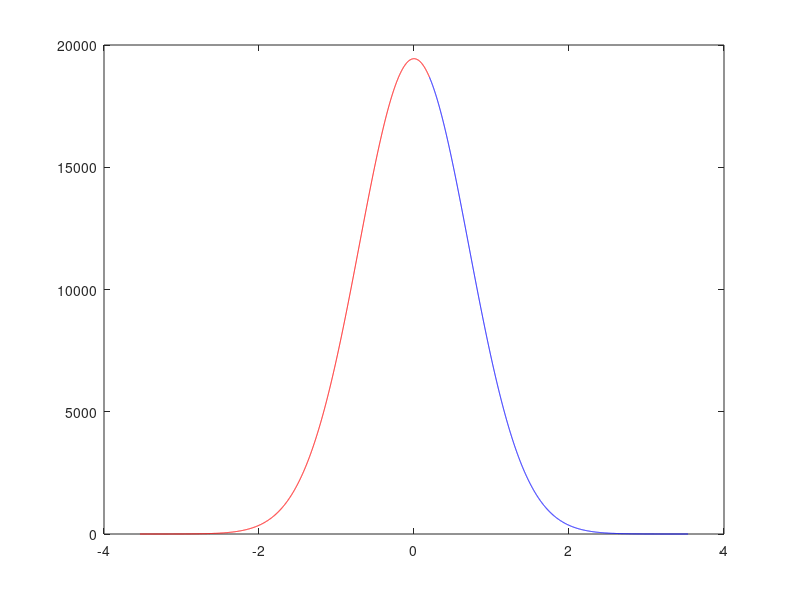
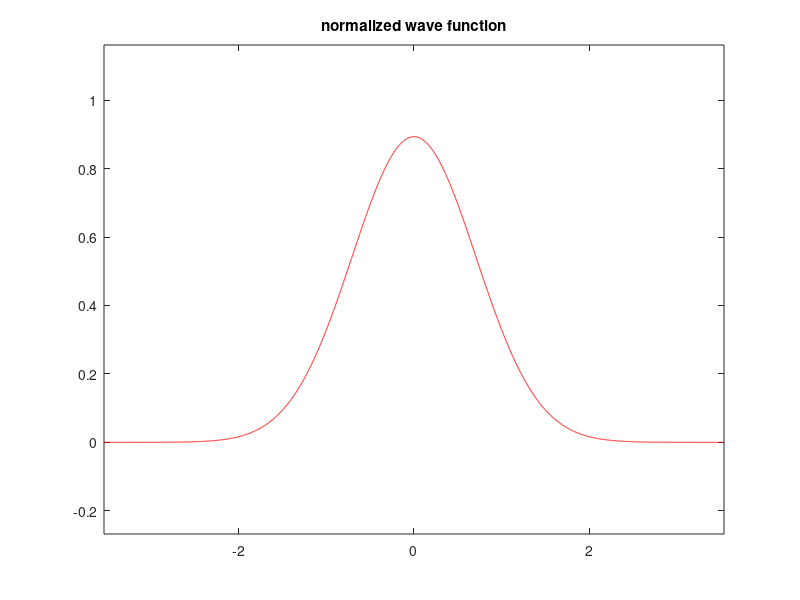

Reproduce these figures in MATLAB, in order.
% Program to study the quantum harmonic oscillator
% (using the shooting and matching method already used)
%%%%%%%%%%%%%%%%%%%%%%%%%%%%%%%%%%%%%%%%%%%%%%%%%%%%%%%%%

clear
clc

% parameters:
w = 2;
xmax = 5 / sqrt(w);   % suggested in the worksheet
h = 0.001;
toler = 1e-7;   % for shooting method

% adjust "xmax", if necessary, to be a multiple of "h":
xmax = h * round(xmax/h);

% define 'x' vector:
x = [-xmax:h:xmax];
N = length(x);

% assign position where the two solutions should be matched up:
x_match = 0.2;  % could be any small number (not too small)

% find index of 'x_match' in the vector 'x':
ind_match = round( (x_match + xmax) / h + 1);

% we will need to approximate twice: from the left and from the right
x_left = x(1:ind_match);
x_right = x(ind_match:N);
N_left = numel(x_left);
N_right = numel(x_right);


% fill up "potential" vectors:
V_left = 1/2 * w^2 * x_left.^2;
V_right = 1/2 * w^2 * x_right.^2;


% set first two values of 'psi' (on both sides):
psi_extreme = 0;
psi_next_left = h;    % could be any small number
psi_next_right = psi_next_left;    % for "even" solution
%psi_next_right = -psi_next_left;   % for "odd" solution


% first two guesses of 'E':
E(1) = 0.4;
E(2) = 0.6;
% (we will keep extending this vector, we don't know how many elements it
% will have)


% Do Shooting method:
reldiff(1) = 1;   % we just need a number bigger than 'toler', to be able to enter the "while"
% ('reldiff' is the relative difference of the derivatives of 'psi_left' and
% 'psi_right' at "x = x_match")
iE = 0;  % index of 'E' vector
while ( abs( reldiff(end) ) > toler )   % the stopping condition is that 'reldiff' is zero

    iE = iE + 1;
      
    % Do Numerov method with 'E(iE)':----------------------
    
    % Do left part of 'psi':-------------------
    g = 2 * (E(iE) - V_left); 
    aux1 = (1 + h^2/12*g);
    aux2 = 2 * (1 - 5*h^2/12*g);
    
    psi_left = zeros(1,N_left);
    psi_left(1) = psi_extreme;
    psi_left(2) = psi_next_left;
          
    for k=2:N_left-1
        psi_left(k+1) = ( -aux1(k-1) * psi_left(k-1) + aux2(k) * psi_left(k) ) / aux1(k+1);
    end

    
    % Do right part of 'psi':
    clear g   % because new 'g' vector might be smaller...
    g = 2 * (E(iE) - V_right);
    aux1 = (1 + h^2/12*g);
    aux2 = 2 * (1 - 5*h^2/12*g);
    
    psi_right = zeros(1,N_right);
    psi_right(N_right) = psi_extreme;
    psi_right(N_right-1) = psi_next_right;
          
    for k=N_right-1:-1:2
        psi_right(k-1) = ( -aux1(k+1) * psi_right(k+1) + aux2(k) * psi_right(k) ) / aux1(k-1);
    end

    
    
    % plot unmatched curves:
    figure(1)
    plot(x_left, psi_left, 'r-');
    hold on
    plot(x_right, psi_right, 'b-');
    hold off
    pause(1.0);
    
    % Do matching:
    ratio = psi_left(N_left) / psi_right(1);
    psi_right = psi_right * ratio;

    % plot matched curves:
    figure(1)
    plot(x_left, psi_left, 'r-');
    hold on
    plot(x_right, psi_right, 'b-');
    hold off
    pause(1.0);
    
    
    % estimate derivatives of 'psi' at x_match:
    D_left = ( 25/12*psi_left(N_left) - 4*psi_left(N_left-1) + 3*psi_left(N_left-2) - 4/3*psi_left(N_left-3) + 1/4*psi_left(N_left-4) ) / h;
    D_right = ( -25/12*psi_right(1) + 4*psi_right(2) - 3*psi_right(3) + 4/3*psi_right(4) - 1/4*psi_right(5) ) / h;
   
        
    % calculate quantity for shooting method:
    reldiff(iE) = (D_left - D_right) / (D_left + D_right);
    
    
    
    % make next guess for 'E':
    if(iE>1)
        slope = (reldiff(iE) - reldiff(iE-1)) / (E(iE) - E(iE-1));
        E(iE+1) = E(iE) + ( 0 - reldiff(iE) ) / slope;        
    end


end

E_num = E(end)

%%%%%%%%%%%%%%%%%%%%%%%%%%%%%%%%%%%%%%%%%%%%%%%%%%%%%%%%%%%%%%%%%%%%%
% combine the two parts:
psi = [psi_left(1:end-1), psi_right];

% normalize:
I = trapz(x, psi.^2);
psi = psi / sqrt(I);


figure(2)
plot(x, psi, 'r-');
title('normalized wave function');
xlim([-xmax, xmax]);
psimax = max(psi);
psimin = min(psi);
dpsi = psimax - psimin;
ylim([psimin - dpsi*0.3, psimax + dpsi*0.3]);

%%%%%%%%%%%%%%%%%%%%%%%%%%%%%%%%%%%%%%%%%%%%%%%%%%%%%%%%%%%%%%%%%%%%%

% find the value of "x" where E = V:
x_lim = sqrt(2 * E_num) / w;

% get "x" values where "x >= x_lim":
% (this is where E <= V) - only the positive part!
xnew = x(x>=x_lim);

% get "psi" values where "x >= x_lim":
psinew = psi(x>=x_lim);

% calculate probability that particle is in the "forbidden region":
prob_num = 2 * trapz(xnew, psinew.^2)  % multiply by "2" to also consider the negative part
prob_an = 1 - erf(1)









